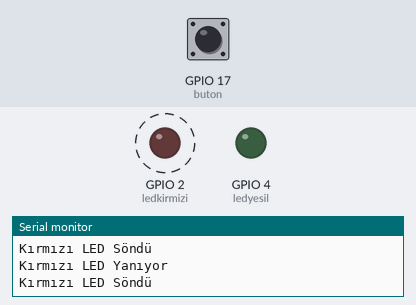
Recording of a sketch running on a simulated ESP32. Parts: output pins drawn as LEDs (lit = HIGH), the last lines printed to the serial monitor. Dashed ring = blinking. The inputs (shaded band) are chosen by the test bench; at power-on: GPIO 17 (buton) HIGH.

Above: at 1.25 s.
1.3 s: GPIO 17 (buton) pulled LOW for 0.15 s
At 1.7 s:
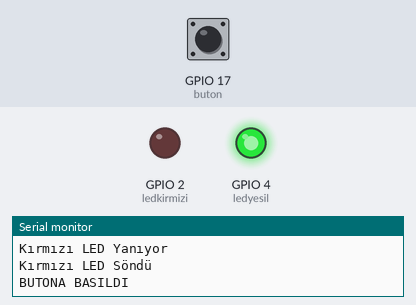
4.3 s: GPIO 17 (buton) pulled LOW for 3.2 s
At 4.95 s:
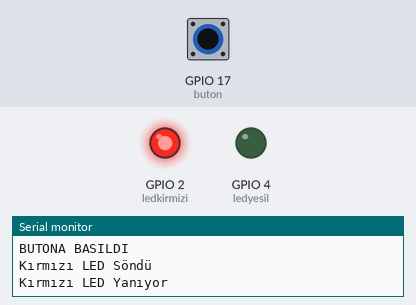
Timing chart, 0 to 15.0 s (numbered marks = the images above; inputs shaded):
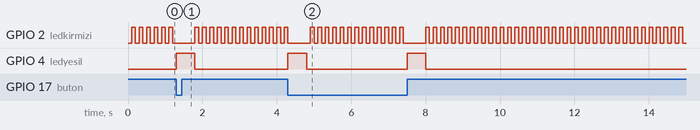

Measured:
- after the input at 1.3 s, GPIO 4 (ledyesil): LOW → HIGH at once, → LOW 0.50 s later
- after the input at 4.3 s, GPIO 4 (ledyesil): alternates HIGH for 0.50 s and LOW for 2.7 s, 4 changes in all, then stays LOW, starting at once

The sketch:

interruptla_butonled.ino
```cpp
// pin tanımlamaları
//interruptla butona basuldığında yanıp sönen söner ve diğeri yanar serial moniitörde butona basıldı yazar.
const int ledkirmizi = 2;
const int ledyesil = 4;
const int buton = 17;
boolean butondurum = 0;
boolean leddurum = LOW;

// LED'i yakıp söndürmek için gerekli zamanlama değişkenleri
unsigned long simdikizaman = 0;
unsigned long oncekizaman = 0;

// Butona basılıp basılmadığını takip eden KESME fonksiyonumuz
void IRAM_ATTR butonKontrol() {
    butondurum = 1; //butondurum bayrağını 1'e çekerek ana koda bilgi gönderiyoruz
    digitalWrite(ledkirmizi, LOW);//her ne olursa olsun kırmızı led sönsün
}

void setup() {
  // Serial portu açalım
  Serial.begin(115200);

  // Butonun bağlı olduğu pini INPUT olarak tanımlayalım
  pinMode(buton, INPUT_PULLUP);
  // butonu kesme olarak tanımlamak için aşağıdaki tanımlamayı yapıyoruz
  attachInterrupt(digitalPinToInterrupt(buton), butonKontrol, HIGH); //HIGH oldukça çalışacak //nodemcu için çalışmaz. nodemcu için RISING yapın

  // Başlangıç için ledleri sönük yapalım
  pinMode(ledkirmizi, OUTPUT);
  pinMode(ledyesil, OUTPUT);
  digitalWrite(ledkirmizi, LOW);
  digitalWrite(ledyesil, LOW);
}

void loop() {
  // şu anki zamanı sürekli olarak simdikizaman değişkenine atayalım
  simdikizaman = millis();
  // Kesme fonksiyonumuzu kullanarak gönderdiğimiz butondurum değişkenine göre kırmızı ledi söndürüp yeşil ledi yakalım
  if (butondurum == 1) {
    Serial.println("BUTONA BASILDI");
    digitalWrite(ledyesil, HIGH);
    delay(500);
    butondurum = 0; //güncelleyelim ki düzgün çalışsın
  }
  //butona basılmamış demek ki, yeşili söndürüp kırmızıyı saniyede bir yakalım
 else{
  digitalWrite(ledyesil, LOW); //yeşil ledi söndürelim.
  //her 100 milisaniyede bir kırmızı ledi millis fonk kullanarak yakıp söndürelim.
  if ((simdikizaman - oncekizaman) >= 100) {
    oncekizaman = simdikizaman; //oncekizamanı da güncelleyelim ki düzgün çalışsın
    if (leddurum == LOW) {
      leddurum = HIGH;
      Serial.println("Kırmızı LED Yanıyor");
    } else {
      leddurum = LOW;
      Serial.println("Kırmızı LED Söndü");
    }
  }

  digitalWrite(ledkirmizi, leddurum);

 }

}
```
